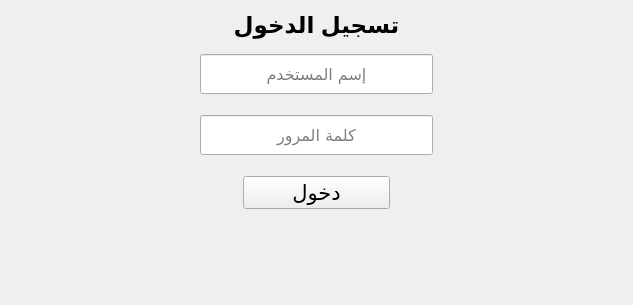
<?xml version="1.0" encoding="UTF-8"?>
<ui version="4.0">
 <class>Form</class>
 <widget class="QWidget" name="Form">
  <property name="geometry">
   <rect>
    <x>0</x>
    <y>0</y>
    <width>633</width>
    <height>305</height>
   </rect>
  </property>
  <property name="minimumSize">
   <size>
    <width>633</width>
    <height>305</height>
   </size>
  </property>
  <property name="maximumSize">
   <size>
    <width>633</width>
    <height>305</height>
   </size>
  </property>
  <property name="windowTitle">
   <string>Form</string>
  </property>
  <layout class="QVBoxLayout" name="verticalLayout_2">
   <item>
    <layout class="QVBoxLayout" name="verticalLayout">
     <property name="sizeConstraint">
      <enum>QLayout::SetDefaultConstraint</enum>
     </property>
     <item>
      <widget class="QLabel" name="label">
       <property name="maximumSize">
        <size>
         <width>16777215</width>
         <height>16777215</height>
        </size>
       </property>
       <property name="font">
        <font>
         <pointsize>17</pointsize>
         <weight>75</weight>
         <bold>true</bold>
        </font>
       </property>
       <property name="text">
        <string>تسجيل الدخول</string>
       </property>
       <property name="textFormat">
        <enum>Qt::AutoText</enum>
       </property>
       <property name="scaledContents">
        <bool>false</bool>
       </property>
       <property name="alignment">
        <set>Qt::AlignCenter</set>
       </property>
      </widget>
     </item>
     <item>
      <widget class="QFrame" name="frame_2">
       <property name="maximumSize">
        <size>
         <width>16777215</width>
         <height>55</height>
        </size>
       </property>
       <property name="frameShape">
        <enum>QFrame::NoFrame</enum>
       </property>
       <property name="frameShadow">
        <enum>QFrame::Raised</enum>
       </property>
       <layout class="QHBoxLayout" name="horizontalLayout_2">
        <item>
         <widget class="QLineEdit" name="username">
          <property name="minimumSize">
           <size>
            <width>0</width>
            <height>40</height>
           </size>
          </property>
          <property name="maximumSize">
           <size>
            <width>233</width>
            <height>16777215</height>
           </size>
          </property>
          <property name="font">
           <font>
            <family>Andalus</family>
            <pointsize>12</pointsize>
           </font>
          </property>
          <property name="focusPolicy">
           <enum>Qt::StrongFocus</enum>
          </property>
          <property name="alignment">
           <set>Qt::AlignCenter</set>
          </property>
          <property name="placeholderText">
           <string>إسم المستخدم</string>
          </property>
         </widget>
        </item>
       </layout>
      </widget>
     </item>
     <item>
      <widget class="QFrame" name="frame_3">
       <property name="maximumSize">
        <size>
         <width>16777215</width>
         <height>55</height>
        </size>
       </property>
       <property name="frameShape">
        <enum>QFrame::NoFrame</enum>
       </property>
       <property name="frameShadow">
        <enum>QFrame::Raised</enum>
       </property>
       <layout class="QHBoxLayout" name="horizontalLayout_3">
        <item>
         <widget class="QLineEdit" name="passwrd">
          <property name="minimumSize">
           <size>
            <width>0</width>
            <height>40</height>
           </size>
          </property>
          <property name="maximumSize">
           <size>
            <width>233</width>
            <height>16777215</height>
           </size>
          </property>
          <property name="font">
           <font>
            <family>Andalus</family>
            <pointsize>12</pointsize>
           </font>
          </property>
          <property name="echoMode">
           <enum>QLineEdit::Password</enum>
          </property>
          <property name="alignment">
           <set>Qt::AlignCenter</set>
          </property>
          <property name="placeholderText">
           <string>كلمة المرور</string>
          </property>
         </widget>
        </item>
       </layout>
      </widget>
     </item>
     <item>
      <widget class="QFrame" name="frame">
       <property name="maximumSize">
        <size>
         <width>16777215</width>
         <height>62</height>
        </size>
       </property>
       <property name="frameShape">
        <enum>QFrame::NoFrame</enum>
       </property>
       <property name="frameShadow">
        <enum>QFrame::Raised</enum>
       </property>
       <layout class="QHBoxLayout" name="horizontalLayout">
        <item>
         <widget class="QPushButton" name="enter">
          <property name="maximumSize">
           <size>
            <width>147</width>
            <height>16777215</height>
           </size>
          </property>
          <property name="font">
           <font>
            <family>Andalus</family>
            <pointsize>16</pointsize>
            <weight>50</weight>
            <bold>false</bold>
           </font>
          </property>
          <property name="text">
           <string>دخول</string>
          </property>
         </widget>
        </item>
       </layout>
      </widget>
     </item>
     <item>
      <spacer name="verticalSpacer">
       <property name="orientation">
        <enum>Qt::Vertical</enum>
       </property>
       <property name="sizeHint" stdset="0">
        <size>
         <width>20</width>
         <height>40</height>
        </size>
       </property>
      </spacer>
     </item>
    </layout>
   </item>
  </layout>
 </widget>
 <resources/>
 <connections/>
</ui>
